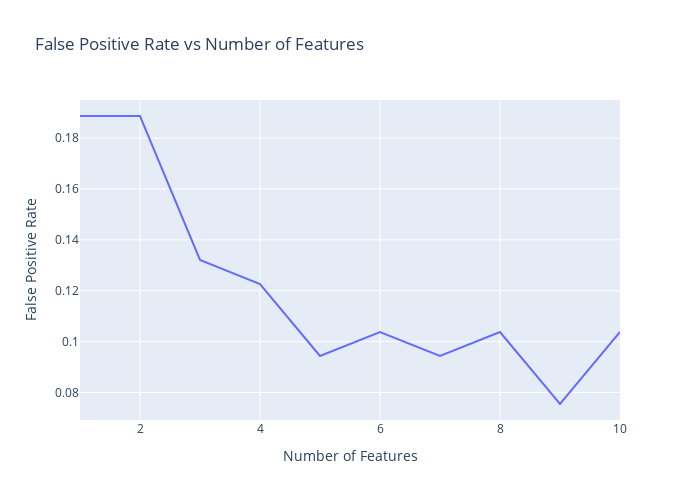

Notebook code cell kept with this figure:
### Markdown cell above
### False Positive rate vs number of features used in the adaboost classifier.

### Code cell
fig = px.line(x=num_features, y=false_positive_rate, title='False Positive Rate vs Number of Features')
# change the names of the x-axis and y-axis
fig.update_xaxes(title_text='Number of Features')
fig.update_yaxes(title_text='False Positive Rate')
# adjust the size of the figure
fig.update_layout(
    autosize=False,
    width=700,
    height=500,
)
fig.show()

### Figure 1 — Plotly figure (JSON) as saved in the notebook; plotly's stock layout.template omitted (floating-point values rounded to 4 significant figures)
{"data": [{"hovertemplate": "x=%{x}<br>y=%{y}<extra></extra>", "legendgroup": "", "line": {"color": "#636efa", "dash": "solid"}, "marker": {"symbol": "circle"}, "mode": "lines", "name": "", "orientation": "v", "showlegend": false, "type": "scatter", "x": [1, 2, 3, 4, 5, 6, 7, 8, 9, 10], "xaxis": "x", "y": [0.1887, 0.1887, 0.1321, 0.1226, 0.09434, 0.1038, 0.09434, 0.1038, 0.07547, 0.1038], "yaxis": "y"}], "layout": {"autosize": false, "height": 500, "legend": {"tracegroupgap": 0}, "title": {"text": "False Positive Rate vs Number of Features"}, "width": 700, "xaxis": {"anchor": "y", "domain": [0, 1], "title": {"text": "Number of Features"}}, "yaxis": {"anchor": "x", "domain": [0, 1], "title": {"text": "False Positive Rate"}}}}
